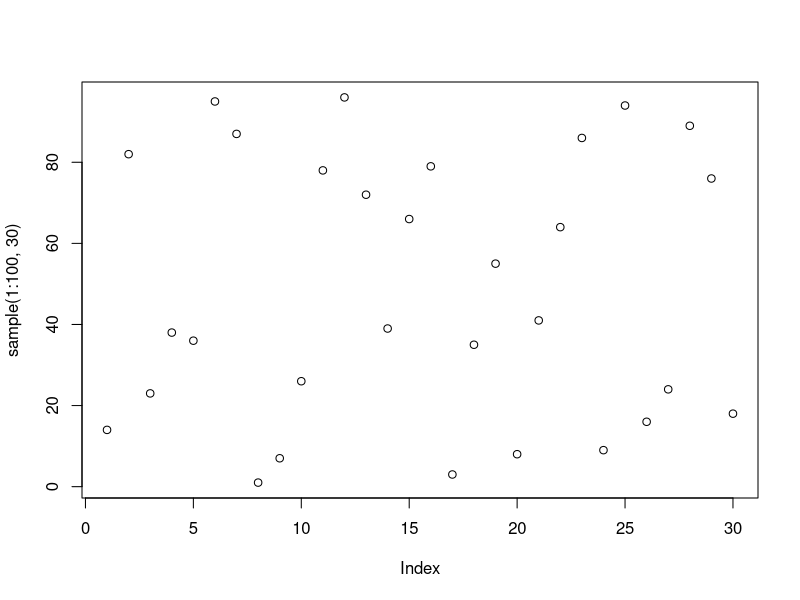

Source code (R):
## ---- chunk 1
1 + 1
## ---- chunk 2
plot(sample(1:100, 30))
